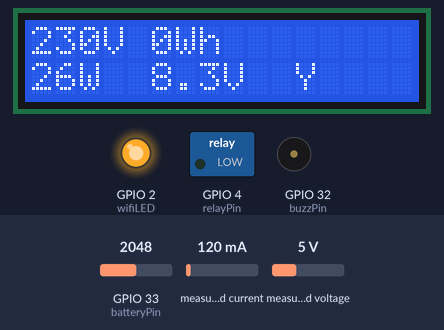
Recording of a sketch running on a simulated ESP32. Parts: 16×2 character LCD, switched loads named in the sketch (green lamp = pin HIGH), output pins drawn as LEDs (lit = HIGH), buzzer (waves = sounding, pin HIGH). The inputs (shaded band) are chosen by the test bench; at power-on: measured current 120 mA, GPIO 33 (batteryPin) = 2048, measured voltage 5 V. WiFi joins after 1.5 s; servers stay silent unless stated; what the sketch prints to the serial monitor is not drawn.

Above: at 3.2 s.
3.3 s: measured current set to 40 mA
At 9.0 s:
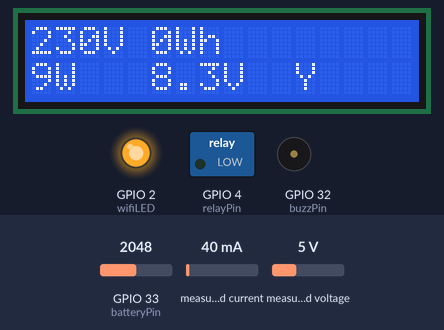
9.3 s: GPIO 33 (batteryPin) set to 2420
At 14.3 s:
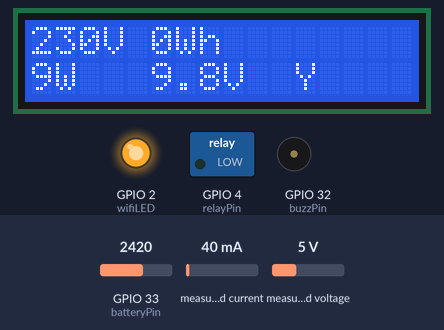
14.7 s: GPIO 33 (batteryPin) set to 2499
At 19.5 s:
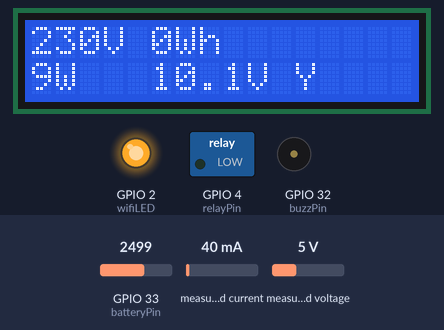
20.1 s: measured current set to 1812 mA
At 24.8 s:
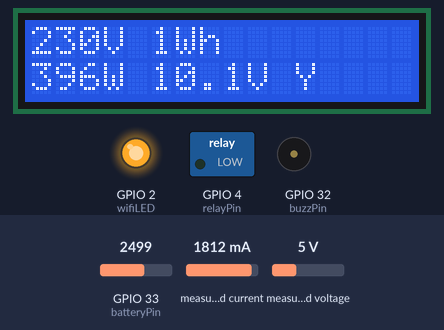
25.5 s: measured current set to 1858 mA
At 30.1 s:
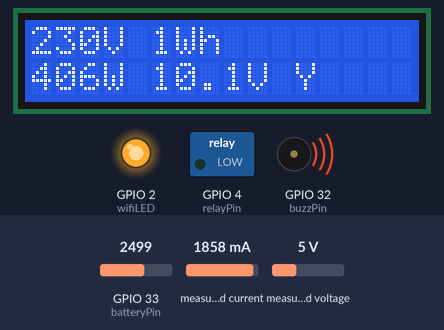
34.5 s: GPIO 33 (batteryPin) set to 2047
At 41.2 s:
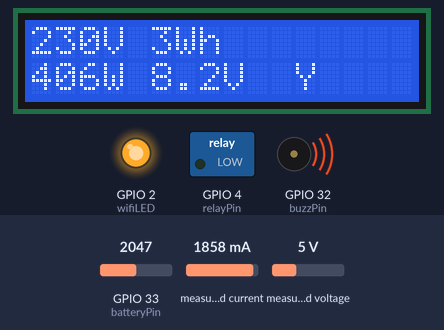
Timing chart, 0 to 45.7 s (numbered marks = the images above; inputs shaded):
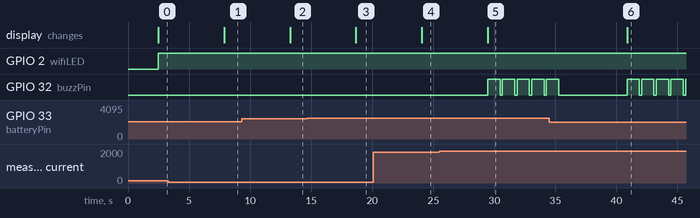

Measured:
- the behaviour switches between 2469 and 2470 on GPIO 33 (batteryPin) (found by bisection; images 2 and 3)
- the behaviour switches between 1830 and 1831 mA on measured current (found by bisection; images 4 and 5)
- after the input at 3.3 s, the display: changes after 4.6 s (image 1)
- after the input at 9.3 s, the display: changes after 4.0 s (image 2)
- after the input at 14.7 s, the display: changes after 4.0 s (image 3)
- after the input at 20.1 s, the display: changes after 4.0 s (image 4)
- after the input at 25.5 s, GPIO 32 (buzzPin): alternates HIGH for 1.0 s and LOW for 0.20 s, starting after 4.0 s; the display: changes after 4.0 s (image 5)
- after the input at 34.5 s, the display: changes after 6.4 s (image 6)

The sketch:

iot-inverter-code-1602lcd.ino
```cpp
#include <WiFi.h>
#include <PZEM004Tv30.h>
#include <ThingSpeak.h>
#include <LiquidCrystal_I2C.h>
#include <NTPClient.h>
#include <WiFiUdp.h>

LiquidCrystal_I2C lcd(0x3F, 16, 2);

#define wifiLED 2
#define batteryPin 33
#define relayPin 4
#define buzzPin 32


#if !defined(PZEM_RX_PIN) && !defined(PZEM_TX_PIN)
#define PZEM_RX_PIN 16
#define PZEM_TX_PIN 17
#endif

#if !defined(PZEM_SERIAL)
#define PZEM_SERIAL Serial2
#endif

#if defined(ESP32)
PZEM004Tv30 pzem(PZEM_SERIAL, PZEM_RX_PIN, PZEM_TX_PIN);
#elif defined(ESP8266)
//PZEM004Tv30 pzem(Serial1);
#else
PZEM004Tv30 pzem(PZEM_SERIAL);
#endif

const char* ssid = "YOUR-SSID";
const char* password = "*******";

WiFiClient  client;

unsigned long myChannelNumber = 3;
const char * myWriteAPIKey = "channelapikey";

// Define NTP Client to get time
WiFiUDP ntpUDP;
NTPClient timeClient(ntpUDP);

// Define the initial value of the variable "power"
int maxPower = 400;
// Define the decrement value
int decrement = 100;
// Define the interval for decreasing power (30 minute)
unsigned long interval = 1800000;
// Variable to store the last time power was decreased
unsigned long lastDecreaseTime = 0;

void setup() {
  // put your setup code here, to run once:
  Serial.begin(115200);
  lcd.init();                      // initialize the lcd
  // Print a message to the LCD.
  lcd.backlight();
  lcd.setCursor(0, 0);
  lcd.print("WELCOME");
  lcd.setCursor(0, 1);
  lcd.print("USER");

  WiFi.begin(ssid, password);
  Serial.println("\nConnecting");
  while (WiFi.status() != WL_CONNECTED) {
    Serial.println("Connecting");
    Serial.print(".");
    delay(2000);
  }
  Serial.println("\nConnected to the WiFi network");
  Serial.print("Local ESP32 IP: ");
  Serial.println(WiFi.localIP());

  ThingSpeak.begin(client);  // Initialize ThingSpeak
  // Initialize a NTPClient to get time
  timeClient.begin();
  // Set offset time in seconds to adjust for your timezone, for example:
  // GMT +1 = 3600
  // GMT +8 = 28800
  // GMT -1 = -3600
  // GMT 0 = 0
  timeClient.setTimeOffset(3600);
  pinMode(wifiLED, OUTPUT);
  pinMode(relayPin, OUTPUT);
  pinMode(buzzPin, OUTPUT);
  pinMode(batteryPin, INPUT);
}

void loop() {
  // put your main code here, to run repeatedly:
  float voltage = pzem.voltage();
  float current = pzem.current();
  float power = pzem.power();
  float energy = pzem.energy() * 1000;
  float frequency = pzem.frequency();
  float pf = pzem.pf();

  float analogValue = 0;
  float batteryVoltage = 0;
  float batteryVoltagePercent = 0;

  int loadStatus = 4;

  analogValue = analogRead(batteryPin);
  batteryVoltage = (analogValue / 4095 * 3.3) * 5;

  // Get the current time
  unsigned long currentTime = millis();

  if (maxPower == 400) {
    loadStatus = 4;
  } else if ( maxPower == 300) {
    loadStatus = 3;
  } else if ( maxPower == 200) {
    loadStatus = 2;
  } else if ( maxPower == 100) {
    loadStatus = 1;
  }
  Serial.print("Load status: "); Serial.println(loadStatus);

  // Check if it's time to decrease power
  if (currentTime - lastDecreaseTime >= interval) {
    // Decrease the value of "power" by the decrement value
    maxPower -= decrement;

    // Print the current value of "power"
    Serial.print("Current power value: ");
    Serial.println(maxPower);

    // If "power" reaches 0, reset it to 150
    if (maxPower <= 0) {
      maxPower = 80;
    }
    // Update the last decrease time
    lastDecreaseTime = currentTime;
  }

  if (WiFi.status() != WL_CONNECTED) {
    Serial.print("Attempting to connect to SSID: ");
    Serial.println(ssid);
    while (WiFi.status() != WL_CONNECTED) {
      WiFi.begin(ssid, password); // Connect to WPA/WPA2 network. Change this line if using open or WEP network
      Serial.print(".");
      delay(5000);
    }
    displayAllValues(voltage, current, power, energy, frequency, pf, batteryVoltage);
    displayBatteryLevel(batteryVoltage, batteryVoltagePercent);
    if (power > maxPower) {
      buzzNTimes(5);
    }
    Serial.println("\nConnected.");
  }
  ThingSpeak.setField(1, voltage);
  ThingSpeak.setField(2, current);
  ThingSpeak.setField(3, power);
  ThingSpeak.setField(4, energy);
  ThingSpeak.setField(5, batteryVoltage);
  ThingSpeak.setField(6, maxPower);


  int x = ThingSpeak.writeFields(myChannelNumber, myWriteAPIKey);
  if (x == 200) {
    Serial.println("Voltage upload successful");
  } else {
    Serial.println("Problem updating channel. HTTP error code " + String(x));
  }
  displayAllValues(voltage, current, power, energy, frequency, pf, batteryVoltage);
  displayBatteryLevel(batteryVoltage, batteryVoltagePercent);
  displayWiFiStatus();
  if (power > maxPower) {
    buzzNTimes(5);
  }
  Serial.print("Max Power: "); Serial.println(maxPower);
  delay(5000);
}


void buzzNTimes(int num) {
  for (int i = 0; i < num; i++) {
    digitalWrite(buzzPin, HIGH);
    delay(1000);
    digitalWrite(buzzPin, LOW);
    delay(200);
  }
}

void displayBatteryLevel(float bvl, float bvlp) {
  Serial.print("Battery voltage:"); Serial.print(bvl, 1); Serial.println("V");
  Serial.print(bvlp, 1); Serial.println("%");
  lcd.setCursor(5, 1);
  lcd.print(bvl, 1); lcd.println("V ");
  if (bvlp > 75) {
    lcd.setCursor(10, 0);
    lcd.print("4");
  } else if (bvlp < 75 && bvlp > 50) {
    lcd.setCursor(10, 0);
    lcd.print("3");
  } else if (bvlp < 50 && bvlp > 25) {
    lcd.setCursor(10, 0);
    lcd.print("2");
  } else if (bvlp < 25 && bvlp > 10) {
    lcd.setCursor(10, 0);
    lcd.print("1");
  }
}

void displayAllValues(float volt, float curr, float powr, float eneg, float freq, float powfactor, float bvl) {
  if (isnan(volt)) {
    volt = 0;
    Serial.print("V:");
    Serial.println(volt);
    lcd.setCursor(0, 0);
    lcd.print("__"); lcd.print("V ");
    lcd.setCursor(0, 1);
    lcd.print("__"); lcd.println("W  ");
    lcd.setCursor(5, 0);
    lcd.print("__"); lcd.println("Wh  ");
    lcd.setCursor(5, 1);
    lcd.print("__"); lcd.println("V  ");

  } else if (isnan(curr)) {
    Serial.println("Error reading current");
  } else if (isnan(powr)) {
    Serial.println("Error reading power");
  } else if (isnan(eneg)) {
    Serial.println("Error reading energy");
  } else if (isnan(freq)) {
    Serial.println("Error reading frequency");
  } else if (isnan(powfactor)) {
    Serial.println("Error reading power factor");
  } else {
    Serial.print("Voltage: "); Serial.print(volt); Serial.println("V");
    Serial.print("I: "); Serial.print(curr); Serial.println("A");
    Serial.print("P: ");        Serial.print(powr);        Serial.println("W");
    Serial.print("E: ");       Serial.print(eneg, 3);     Serial.println("kWh");
    Serial.print("Frequency: ");    Serial.print(freq, 1); Serial.println("Hz");
    Serial.print("PF: ");           Serial.println(powfactor);

    lcd.setCursor(0, 0);
    lcd.print(volt, 0); lcd.print("V  ");
    lcd.setCursor(0, 1);
    lcd.print(powr, 0); lcd.println("W  ");
    lcd.setCursor(5, 0);
    lcd.print(eneg, 0); lcd.println("Wh  ");
  }
}

void displayWiFiStatus() {
  if (WiFi.status() != WL_CONNECTED) {
    Serial.println("Offline");
    digitalWrite(wifiLED, LOW);
    lcd.setCursor(11, 1);
    lcd.print("N");
  } else {
    Serial.println("Online");
    lcd.setCursor(11, 1);
    lcd.print("Y");
    digitalWrite(wifiLED, HIGH);
  }
}
```
